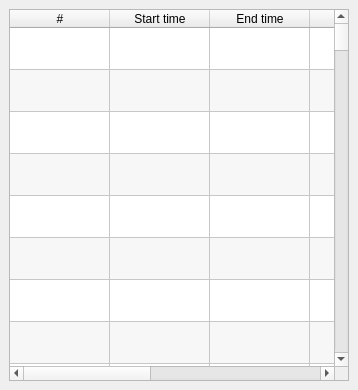
     <widget class="QStackedWidget" name="stackedWidget">
      <property name="currentIndex">
       <number>0</number>
      </property>
      <widget class="QWidget" name="page1">
       <layout class="QGridLayout" name="gridLayout_2">
        <item row="0" column="0">
         <widget class="MySubtitlesTable" name="subTable">
          <property name="enabled">
           <bool>true</bool>
          </property>
          <property name="sizePolicy">
           <sizepolicy hsizetype="MinimumExpanding" vsizetype="Expanding">
            <horstretch>0</horstretch>
            <verstretch>0</verstretch>
           </sizepolicy>
          </property>
          <property name="minimumSize">
           <size>
            <width>340</width>
            <height>372</height>
           </size>
          </property>
          <property name="palette">
           <palette>
            <active>
             <colorrole role="Highlight">
              <brush brushstyle="SolidPattern">
               <color alpha="255">
                <red>240</red>
                <green>119</green>
                <blue>70</blue>
               </color>
              </brush>
             </colorrole>
             <colorrole role="HighlightedText">
              <brush brushstyle="SolidPattern">
               <color alpha="255">
                <red>255</red>
                <green>255</green>
                <blue>255</blue>
               </color>
              </brush>
             </colorrole>
            </active>
            <inactive>
             <colorrole role="Highlight">
              <brush brushstyle="SolidPattern">
               <color alpha="255">
                <red>240</red>
                <green>119</green>
                <blue>70</blue>
               </color>
              </brush>
             </colorrole>
             <colorrole role="HighlightedText">
              <brush brushstyle="SolidPattern">
               <color alpha="255">
                <red>240</red>
                <green>119</green>
                <blue>70</blue>
               </color>
              </brush>
             </colorrole>
            </inactive>
            <disabled>
             <colorrole role="Highlight">
              <brush brushstyle="SolidPattern">
               <color alpha="255">
                <red>240</red>
                <green>240</green>
                <blue>240</blue>
               </color>
              </brush>
             </colorrole>
             <colorrole role="HighlightedText">
              <brush brushstyle="SolidPattern">
               <color alpha="255">
                <red>255</red>
                <green>255</green>
                <blue>255</blue>
               </color>
              </brush>
             </colorrole>
            </disabled>
           </palette>
          </property>
          <property name="contextMenuPolicy">
           <enum>Qt::CustomContextMenu</enum>
          </property>
          <property name="frameShape">
           <enum>QFrame::StyledPanel</enum>
          </property>
          <property name="frameShadow">
           <enum>QFrame::Sunken</enum>
          </property>
          <property name="verticalScrollBarPolicy">
           <enum>Qt::ScrollBarAsNeeded</enum>
          </property>
          <property name="horizontalScrollBarPolicy">
           <enum>Qt::ScrollBarAsNeeded</enum>
          </property>
          <property name="editTriggers">
           <set>QAbstractItemView::NoEditTriggers</set>
          </property>
          <property name="alternatingRowColors">
           <bool>true</bool>
          </property>
          <property name="selectionBehavior">
           <enum>QAbstractItemView::SelectRows</enum>
          </property>
          <property name="showGrid">
           <bool>true</bool>
          </property>
          <property name="gridStyle">
           <enum>Qt::SolidLine</enum>
          </property>
          <property name="rowCount">
           <number>100</number>
          </property>
          <property name="columnCount">
           <number>7</number>
          </property>
          <attribute name="horizontalHeaderVisible">
           <bool>true</bool>
          </attribute>
          <attribute name="horizontalHeaderCascadingSectionResizes">
           <bool>false</bool>
          </attribute>
          <attribute name="horizontalHeaderDefaultSectionSize">
           <number>100</number>
          </attribute>
          <attribute name="horizontalHeaderHighlightSections">
           <bool>true</bool>
          </attribute>
          <attribute name="horizontalHeaderMinimumSectionSize">
           <number>0</number>
          </attribute>
          <attribute name="horizontalHeaderStretchLastSection">
           <bool>true</bool>
          </attribute>
          <attribute name="verticalHeaderVisible">
           <bool>false</bool>
          </attribute>
          <attribute name="verticalHeaderDefaultSectionSize">
           <number>42</number>
          </attribute>
          <attribute name="verticalHeaderMinimumSectionSize">
           <number>42</number>
          </attribute>
          <row/>
          <row/>
          <row/>
          <row/>
          <row/>
          <row/>
          <row/>
          <row/>
          <row/>
          <row/>
          <row/>
          <row/>
          <row/>
          <row/>
          <row/>
          <row/>
          <row/>
          <row/>
          <row/>
          <row/>
          <row/>
          <row/>
          <row/>
          <row/>
          <row/>
          <row/>
          <row/>
          <row/>
          <row/>
          <row/>
          <row/>
          <row/>
          <row/>
          <row/>
          <row/>
          <row/>
          <row/>
          <row/>
          <row/>
          <row/>
          <row/>
          <row/>
          <row/>
          <row/>
          <row/>
          <row/>
          <row/>
          <row/>
          <row/>
          <row/>
          <row/>
          <row/>
          <row/>
          <row/>
          <row/>
          <row/>
          <row/>
          <row/>
          <row/>
          <row/>
          <row/>
          <row/>
          <row/>
          <row/>
          <row/>
          <row/>
          <row/>
          <row/>
          <row/>
          <row/>
          <row/>
          <row/>
          <row/>
          <row/>
          <row/>
          <row/>
          <row/>
          <row/>
          <row/>
          <row/>
          <row/>
          <row/>
          <row/>
          <row/>
          <row/>
          <row/>
          <row/>
          <row/>
          <row/>
          <row/>
          <row/>
          <row/>
          <row/>
          <row/>
          <row/>
          <row/>
          <row/>
          <row/>
          <row/>
          <row/>
          <column>
           <property name="text">
            <string>   #   </string>
           </property>
           <property name="textAlignment">
            <set>AlignHCenter|AlignVCenter|AlignCenter</set>
           </property>
          </column>
          <column>
           <property name="text">
            <string>    Start time    </string>
           </property>
           <property name="textAlignment">
            <set>AlignHCenter|AlignVCenter|AlignCenter</set>
           </property>
          </column>
          <column>
           <property name="text">
            <string>    End time    </string>
           </property>
           <property name="textAlignment">
            <set>AlignHCenter|AlignVCenter|AlignCenter</set>
           </property>
          </column>
          <column>
           <property name="text">
            <string>     Duration     </string>
           </property>
           <property name="textAlignment">
            <set>AlignHCenter|AlignVCenter|AlignCenter</set>
           </property>
          </column>
          <column>
           <property name="text">
            <string>Char</string>
           </property>
           <property name="textAlignment">
            <set>AlignHCenter|AlignVCenter|AlignCenter</set>
           </property>
          </column>
          <column>
           <property name="text">
            <string>Char/s</string>
           </property>
           <property name="textAlignment">
            <set>AlignHCenter|AlignVCenter|AlignCenter</set>
           </property>
          </column>
          <column>
           <property name="text">
            <string>Text</string>
           </property>
           <property name="textAlignment">
            <set>AlignHCenter|AlignVCenter|AlignCenter</set>
           </property>
          </column>
         </widget>
        </item>
       </layout>
      </widget>
      <widget class="MySettings" name="settings">
       <layout class="QGridLayout" name="gridLayout_3"/>
      </widget>
     </widget>
